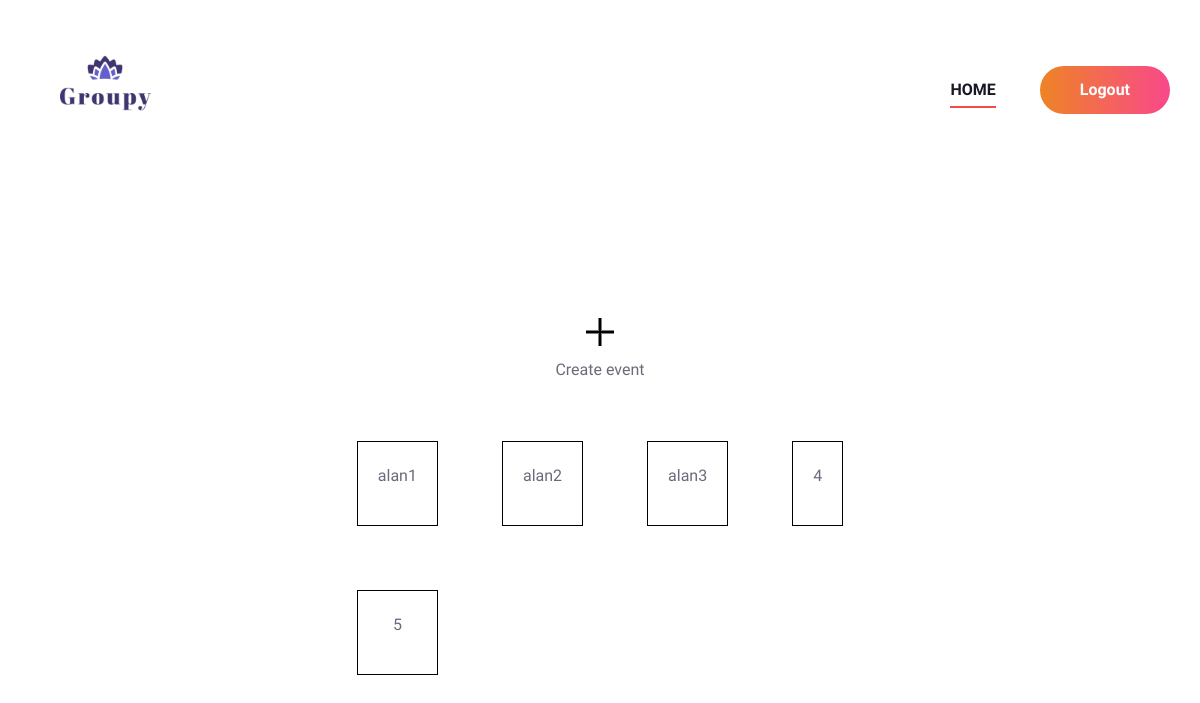
/Org/home/ (signed in), run on the app's committed database.
### Organizer/models.py (models this page shows)
class Event(models.Model):
    code=models.CharField(max_length=50,unique=True)
    rooms=models.IntegerField()
    org=models.ForeignKey("Guest.organiser",on_delete=models.CASCADE)
    status=models.IntegerField(default=0)

### Organizer/views.py (the view)
# urls.py: 2. Add a URL to urlpatterns:  path('', views.home, name='home')
def home(request):
    if 'oid' in request.session:
        orgdata=organiser.objects.get(id=request.session["oid"])
        evendata=Event.objects.filter(org=orgdata)
        return render(request,"Organizer/Home.html",{'data':evendata})
    else:
        return redirect("Guest:login")

### Organizer/templates/Organizer/Home.html (shortened to what this page needs)
{% extends 'Organizer/Head.html'%}
{% load static %}
{%  block content %}
<br><br><br><br>
<!DOCTYPE html>
<html lang="en">
<head>
</head>
<body>
    <form action="" method="post">
        <table align="center" cellpadding="10">
            <tr>
                <td colspan="4" align="center">
                    <a href="{% url 'org:event' %}"><img src="{% static 'Img/add.png'%}">
                    <p>Create event</p>
                </a>
                </td>
            </tr>
           <tr>
            {% for i in data %}
            <td>
              <a href="{% url 'org:eventview' i.id %}" style="text-decoration: none;">
                <div style="text-align:center;border:1px solid black;margin:22px;padding:20px">
                    <p>{{i.code}}</p>
                </div></a>
            </td>
            {% if forloop.counter|divisibleby:4 %}
        </tr>
        <tr>
            {% endif %}
            {% endfor %}
        </table>
    </form>
</body>
</html>
<br><br><br><br><br><br><br><br><br><br><br><br><br><br><br><br><br><br><br><br><br>
{% endblock content %}

### Guest/static/Main/css/style.css (style rules this page uses)
html, body { height: 100%; font-family: "Work Sans", sans-serif; -webkit-font-smoothing: antialiased; font-smoothing: antialiased; }
p { font-size: 16px; font-family: "Work Sans", sans-serif; color: #6a6b7c; font-weight: 400; line-height: 28px; margin: 0 0 15px 0; }
img { max-width: 100%; }

### data on the page
Event: code "alan1"
Event: code "alan2"
Event: code "alan3"
Event: code "4"
Event: code "5"
